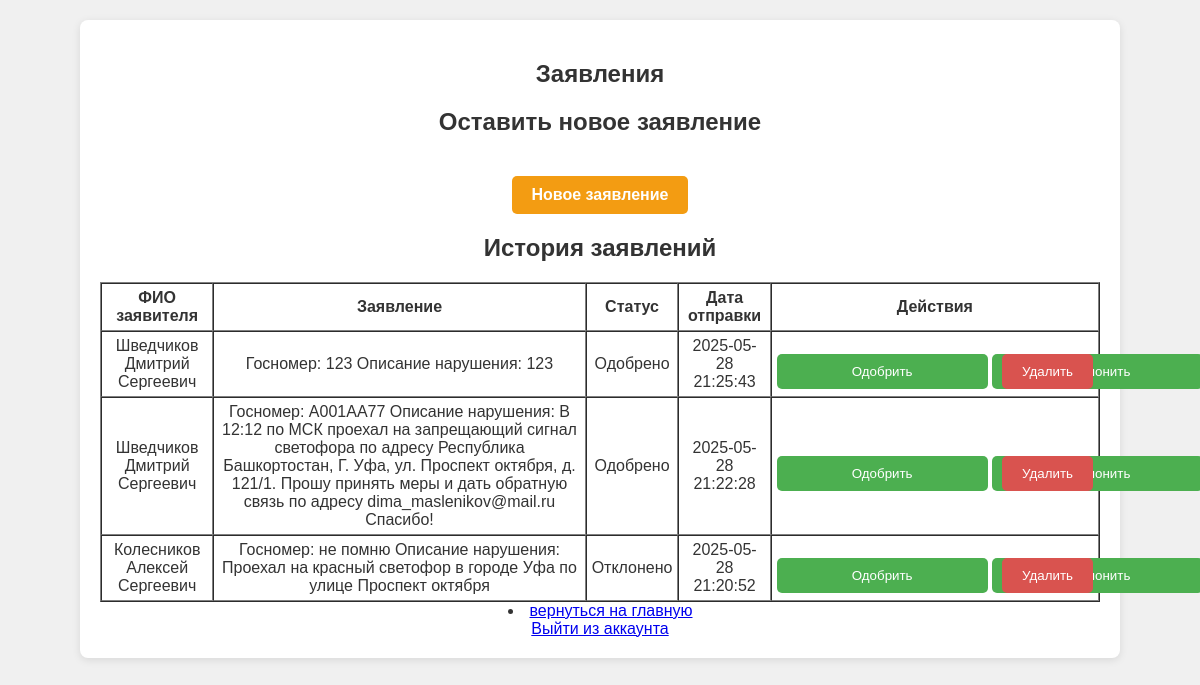
The app's page /applications.php (signed in) with its own data.
### tables this page shows
CREATE TABLE `applications` (
  `id` int NOT NULL AUTO_INCREMENT,
  `user_id` int NOT NULL,
  `statement` text,
  `status` enum('В ожидании','Одобрено','Отклонено') DEFAULT 'В ожидании',
  `created_at` timestamp NULL DEFAULT CURRENT_TIMESTAMP,
  `reg_number` varchar(50) NOT NULL,
  `violation_description` text NOT NULL,
  `photo_path` varchar(255) DEFAULT NULL,
  `applicant_name` varchar(255) DEFAULT NULL,
  PRIMARY KEY (`id`),
  KEY `user_id` (`user_id`),
  CONSTRAINT `applications_ibfk_1` FOREIGN KEY (`user_id`) REFERENCES `users` (`id`)
);

### applications.php (the view, shortened to what this page needs)
<?php
require 'db_connection.php';
if (isset($_SESSION['role']) && $_SESSION['role'] === 'admin') {
    $stmt = $pdo->prepare("SELECT * FROM applications ORDER BY created_at DESC");
    $stmt->execute();
} else {
    $stmt = $pdo->prepare("SELECT * FROM applications WHERE user_id = ? ORDER BY created_at DESC");
    $stmt->execute([$_SESSION['user_id']]);
}
$applications = $stmt->fetchAll();
?>
<!DOCTYPE html>
<html lang="ru">
<head>
<link rel="stylesheet" href="style/style.css" />
</head>
<body>
<section class="content">
<h1>Заявления</h1>
<h2>Оставить новое заявление</h2>
<a href="zayavlenie.php" class="btn btn-orange">Новое заявление</a>
<h2>История заявлений</h2>
<?php if (count($applications) > 0): ?>
<table border="1" cellpadding="5" cellspacing="0">
<tr>
    <th>ФИО заявителя</th>
    <th>Заявление</th>
    <th>Статус</th>
    <th>Дата отправки</th>
    <?php if (isset($_SESSION['role']) && $_SESSION['role'] === 'admin'): ?>
        <th>Действия</th>
    <?php endif; ?>
</tr>
<?php foreach ($applications as $app): ?>
<tr>
    <td><?= htmlspecialchars($app['applicant_name']) ?></td>
    <td><?= htmlspecialchars($app['statement']) ?></td>
    <td><?= htmlspecialchars($app['status']) ?></td>
    <td><?= htmlspecialchars($app['created_at']) ?></td>
    <?php if (isset($_SESSION['role']) && $_SESSION['role'] === 'admin'): ?>
        <td style="white-space: nowrap;">
            <form method="post" style="display:inline-block;">
                <button type="submit" name="new_status" value="Одобрено">Одобрить</button>
                <button type="submit" name="new_status" value="Отклонено">Отклонить</button>
            </form>
            <form method="post" style="display:inline-block; margin-left:10px;" onsubmit="return confirm('Удалить это заявление?');">
                <button type="submit" style="background-color:#d9534f; color:#fff;">Удалить</button>
            </form>
        </td>
    <?php endif; ?>
</tr>
<?php endforeach; ?>
</table>
<?php else: ?>
<p>У вас пока нет заявлений.</p>
<?php endif; ?>
            <?php if (isset($_SESSION['role']) && $_SESSION['role'] === 'admin'): ?>
                <li><a href="../naryshenia/admin.php">вернуться на главную</a></li>
            <?php else: ?>
                <li><a href="../naryshenia/index.php">Вернуться на главную</a></li>
            <?php endif; ?>
<a href="../naryshenia/logout.php">Выйти из аккаунта</a>
</section>
</body>
</html>

### style/style.css (style rules this page uses)
body { font-family: Arial, sans-serif; background-color: #f0f0f0; margin: 0; padding: 0; color: #333; }
section.content { text-align: center; max-width: 1000px; margin: 20px auto; background-color: #fff; padding: 20px; border-radius: 8px; box-shadow: 0 2px 8px rgba(0,0,0,0.1); }
h1 { text-align: center; }
form { display: flex; flex-direction: column; }
form input[type=text], form input[type=password], form button { width: 100%; box-sizing: border-box; }
button[type="submit"] { margin-top: 15px; padding: 10px 20px; background-color: #4CAF50; color: #fff; border: none; border-radius: 5px; cursor: pointer; }
.btn { display:inline-block; padding:10px 20px; margin-top:20px; color:#fff; text-decoration:none; border-radius:5px; font-weight:bold; transition: background-color 0.3s ease; }
.btn-orange { background-color:#f39c12; }

### records on screen
applications: applicant_name "Шведчиков Дмитрий Сергеевич", statement "Госномер: 123 Описание нарушения: 123", status "Одобрено", created_at "2025-05-28 21:25:43"
applications: applicant_name "Шведчиков Дмитрий Сергеевич", statement "Госномер: А001АА77 Описание нарушения: В 12:12 по МСК проехал на запрещающий сигнал светофора по адресу Республика Башкортостан, Г. Уфа, ул. Проспект октября, д. 121/1. Прошу принять меры и дать обратную связь по адресу dima_maslenikov@mail.ru Спасибо!", status "Одобрено", created_at "2025-05-28 21:22:28"
applications: applicant_name "Колесников Алексей Сергеевич", statement "Госномер: не помню Описание нарушения: Проехал на красный светофор в городе Уфа по улице Проспект октября", status "Отклонено", created_at "2025-05-28 21:20:52"
